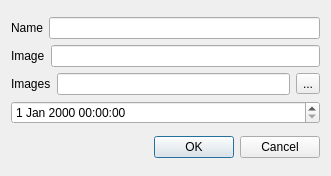
<?xml version="1.0" encoding="UTF-8"?>
<ui version="4.0">
 <class>AddItemDialog</class>
 <widget class="QDialog" name="AddItemDialog">
  <property name="geometry">
   <rect>
    <x>0</x>
    <y>0</y>
    <width>331</width>
    <height>176</height>
   </rect>
  </property>
  <property name="windowTitle">
   <string>Dialog</string>
  </property>
  <layout class="QGridLayout" name="gridLayout">
   <item row="0" column="0">
    <layout class="QVBoxLayout" name="verticalLayout">
     <item>
      <layout class="QHBoxLayout" name="horizontalLayout">
       <item>
        <widget class="QLabel" name="label">
         <property name="text">
          <string>Name</string>
         </property>
        </widget>
       </item>
       <item>
        <widget class="QLineEdit" name="nameLineEdit"/>
       </item>
      </layout>
     </item>
     <item>
      <layout class="QHBoxLayout" name="horizontalLayout_2">
       <item>
        <widget class="QLabel" name="label_2">
         <property name="text">
          <string>Image</string>
         </property>
        </widget>
       </item>
       <item>
        <widget class="QLineEdit" name="ImLineEdit"/>
       </item>
      </layout>
     </item>
     <item>
      <layout class="QHBoxLayout" name="horizontalLayout_3">
       <item>
        <widget class="QLabel" name="label_3">
         <property name="text">
          <string>Images</string>
         </property>
        </widget>
       </item>
       <item>
        <widget class="QLineEdit" name="imageLineEdit"/>
       </item>
       <item>
        <widget class="QToolButton" name="toolButton">
         <property name="text">
          <string>...</string>
         </property>
         <property name="icon">
          <iconset resource="res.qrc">
           <normaloff>:/open_image.png</normaloff>:/open_image.png</iconset>
         </property>
        </widget>
       </item>
      </layout>
     </item>
     <item>
      <widget class="QDateTimeEdit" name="dateTimeEdit"/>
     </item>
    </layout>
   </item>
   <item row="1" column="0">
    <widget class="QDialogButtonBox" name="buttonBox">
     <property name="standardButtons">
      <set>QDialogButtonBox::Cancel|QDialogButtonBox::Ok</set>
     </property>
    </widget>
   </item>
  </layout>
 </widget>
 <resources>
  <include location="res.qrc"/>
 </resources>
 <connections/>
</ui>
